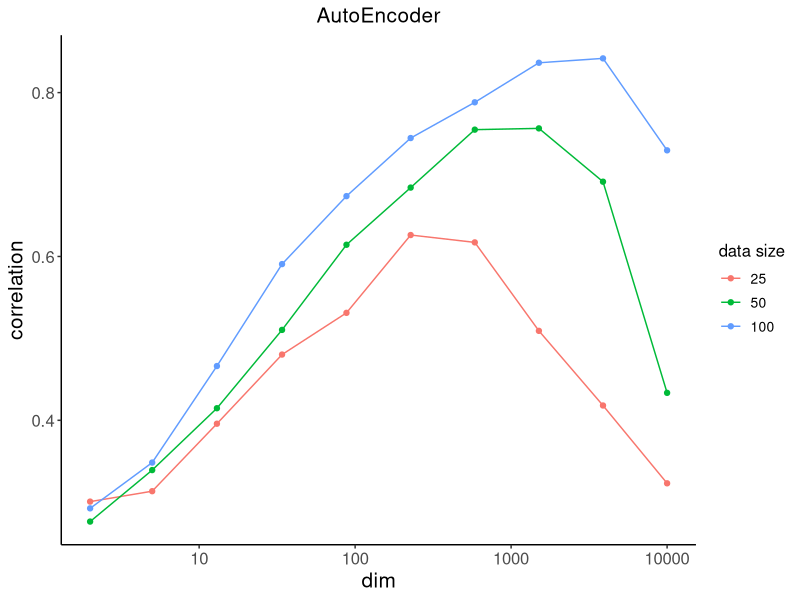

Source code (R):
## ---- chunk 1
knitr::opts_chunk$set(echo=TRUE)
knitr::opts_knit$set(root.dir="/home/robin/Documents/Conferences/AISTATS/2022/Code")
## ---- chunk 2
library("ggplot2") # general plotting
## ---- chunk 3
cors_auto <- read.table("Results/Size/AUTO_alpha5.csv", # load the results
                        sep=",", row.names=1, header=TRUE)
ggplot(data=cors_auto, aes(x=dim, y=cor, color=factor(size))) +
  geom_line() +
  geom_point() +
  scale_x_log10() +
  ylab("correlation") +
  labs(col="data size") +
  ggtitle("AutoEncoder") +
  theme_classic() +
  theme(text=element_text(size=15), plot.title=element_text(hjust=0.5, size=15),
        legend.title=element_text(size=12), legend.text=element_text(size=10))
